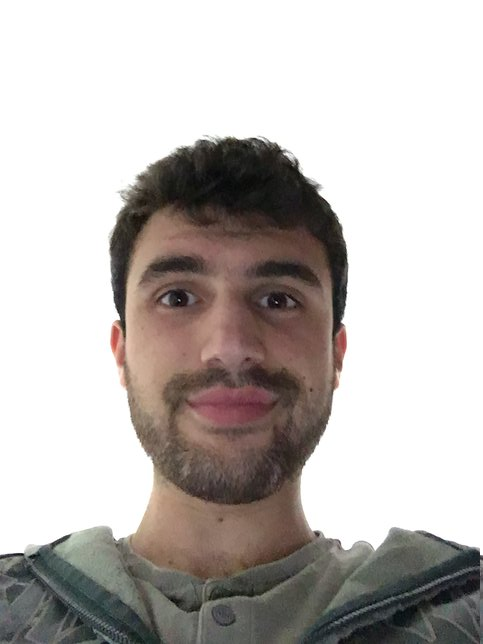
#> input picture img/alibugra.jpg, 483 x 644 px
$ python analyse_dist_face.py   (Python 2 division)
#> lines starting #> are read from the running program, lines starting #| are printed output that depends on the picture; after the words box and inside, x2 and y2 are one past the last pixel; in counts of white or black regions, pixels touching at a corner belong together; long printed decimals are rounded
import matplotlib.image as mpimg
import skimage.io as io
import numpy as np

from PIL import Image
from numpy import linalg as LA
from matplotlib import pyplot as plt

def plot_scatter(img):
    pixels = img.shape[0] * img.shape[1]
    channels = 3
    data = np.reshape(img[:, :, :channels], (pixels, channels))
    histo_rgb, _ = np.histogramdd(data, bins=256)
    r, g, b = np.nonzero(histo_rgb)
    # Calculate sample mean and covariance of the image pixels in r-g
    print np.mean(r)
    print np.mean(g)
    print np.cov(r, g)
    w, v = LA.eig(np.cov(r, g)) # Calculate eigenvectors of covariance matrix
    print w
    print v
    plt.scatter(r, g) # Show scatter matrix in r-g space
    plt.show()

# A color picture which is about face is loaded
image_file = io.imread('img/alibugra.jpg')
#> image_file is the input picture: shape (644, 483, 3); mean R, G, B 190.1, 184.9, 181.9
io.imshow(image_file)
io.show()

# Show the scatter matrix of the whole image in r-g space
plot_scatter(image_file)
#| 115.551
#| 102.159
#| [[2910.336 2506.814]
#|  [2506.814 2467.289]]
#> in plot_scatter, `w, v = LA.eig(np.cov(r, g))`: w = [5205.4, 172.2]; v = [[0.738, -0.675], [0.675, 0.738]]
#| [5205.395  172.230]
#| [[ 0.7376 -0.6753 ]
#|  [ 0.6753   0.7376]]
#> in plot_scatter, `plt.show()`:
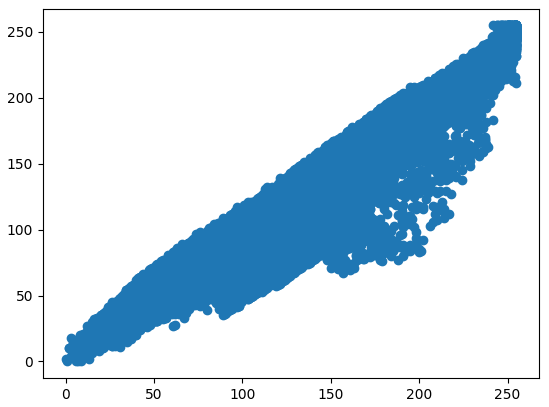
#> figure drawn by matplotlib, 1 panel

# RGB image obtained
im = Image.open('img/alibugra.jpg')
rgb_im = im.convert('RGB')
r, g, b = rgb_im.getpixel((1, 1))
#> r = 255; g = 255; b = 255
result_r = float(r) / (float(r) + float(g) + float(b)) # r = R / (R + G + B)
#> result_r = 0.333
result_g = float(g) / (float(r) + float(g) + float(b)) # g = G / (R + G + B)
#> result_g = 0.333

# Created mask and show it
im = Image.open('img/alibugra.jpg')
im = im.convert('RGBA')
data = np.array(im)
r1, g1, b1 = 250, 250, 250
rw, gw, bw, aw = 255, 255, 255, 255
red, green, blue, alpha = data[:,:,0], data[:,:,1], data[:,:,2], data[:,:,3]
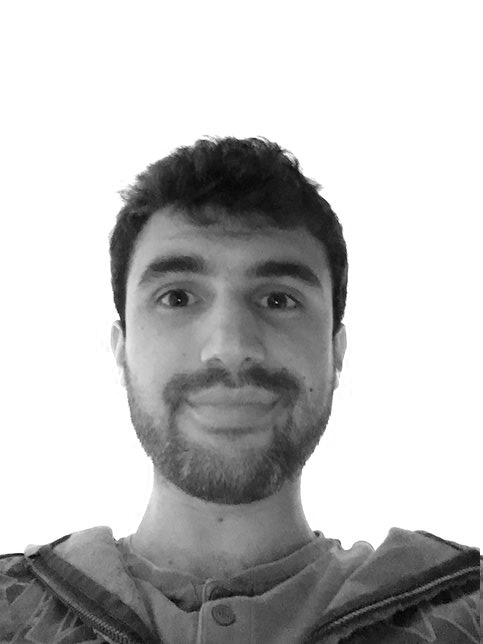
#> red: shape (644, 483); min 0, max 255, mean 190.1
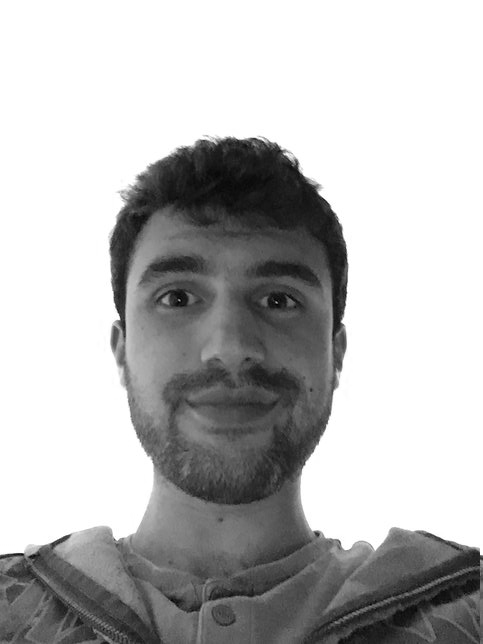
#> green: shape (644, 483); min 0, max 255, mean 184.9
#> alpha: shape (644, 483); every value is 255
mask = ((red > r1) & (green > g1))
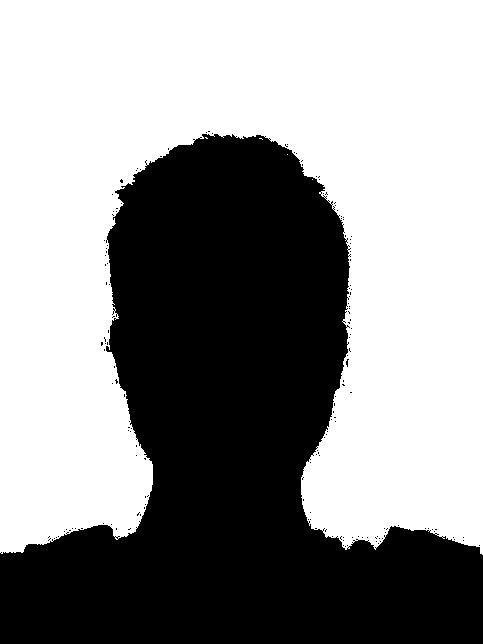
#> mask: shape (644, 483) bool; 57.9% white; 162 black regions (161 under 20 px), largest, box (x1, y1, x2, y2) and area: (0, 134, 483, 644) 130794
io.imshow(mask)
io.show()
data[:,:,:4][mask] = [rw, gw, bw, aw]
#> data: shape (644, 483, 4); mean R, G, B, A 190.1, 184.9, 182, 255

# Plot the scatter matrix of face pixels
plot_scatter(data)
#| 114.835
#| 101.377
#| [[2825.855 2411.151]
#|  [2411.151 2361.478]]
#| [5015.972  171.361]
#| [[ 0.7402   -0.6724]
#|  [ 0.6724  0.7402  ]]
io.imshow(data)
io.show()
